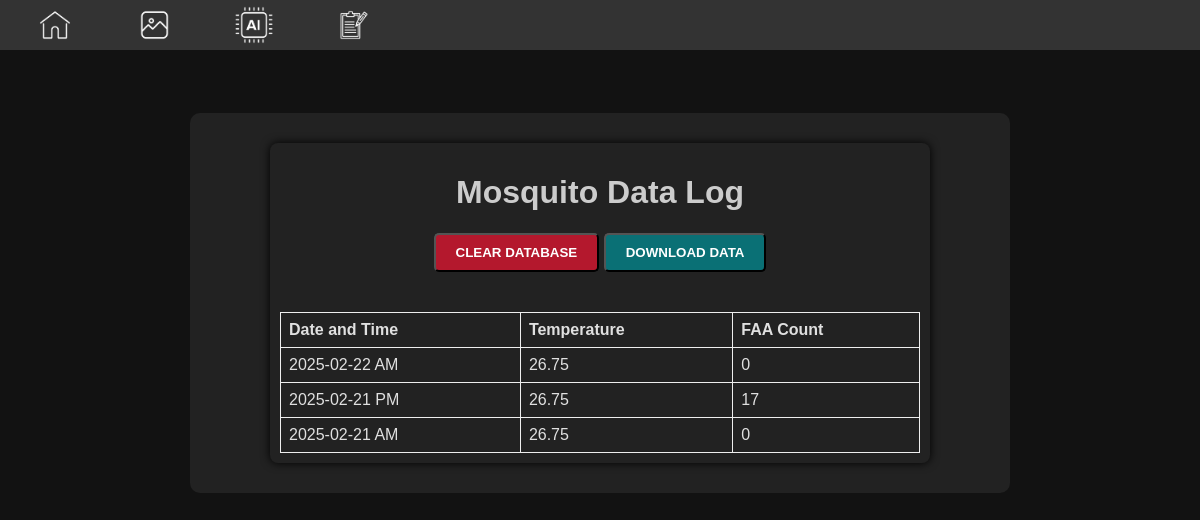
/data-log, run on an earlier commit of the app's database.
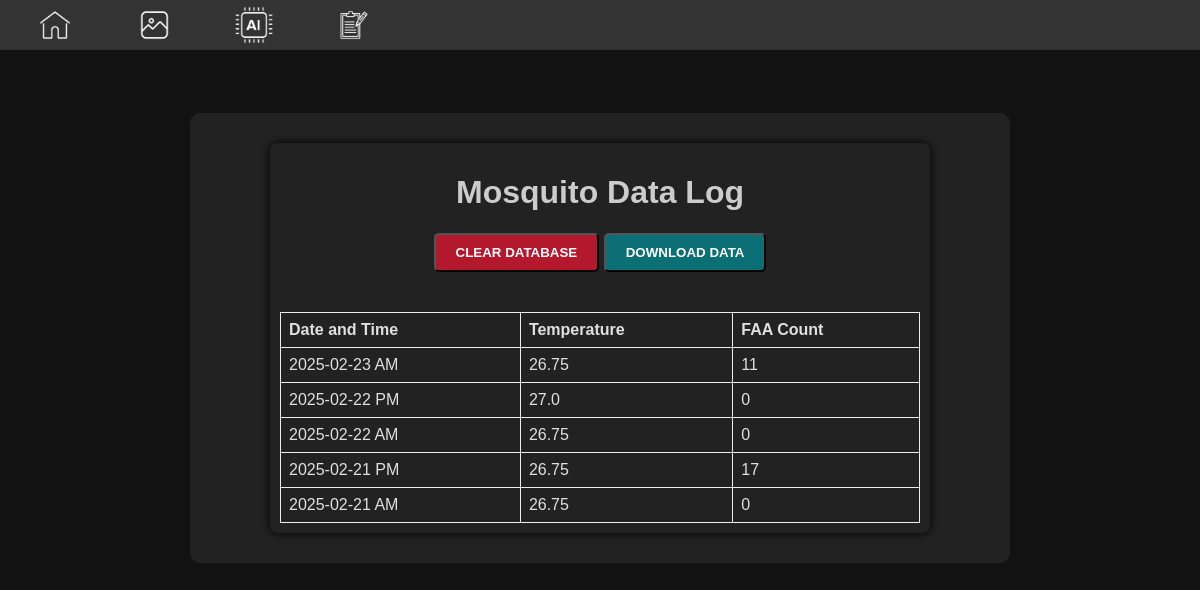
And on a later commit of the database.
### tables this page shows
CREATE TABLE MosquitoData (
    id INTEGER PRIMARY KEY AUTOINCREMENT,
    datetime TEXT NOT NULL,
    faa_count INTEGER,
    temperature REAL
);

### main.py (the view)
@app.route('/data-log')
def data_log():
    conn = sqlite3.connect(DATABASE_PATH)
    cursor = conn.cursor()
    cursor.execute("SELECT datetime, faa_count, temperature FROM MosquitoData ORDER BY datetime DESC")
    data = cursor.fetchall()
    conn.close()
    return render_template('data_log.html', data=data)

### templates/data_log.html (shortened to what this page needs)
{% extends "base.html" %}
{% block content %}
<div class="container_datalog">
    <h1>Mosquito Data Log</h1>
    <button onclick="clearDatabase()" class="button_cleardatabase">CLEAR DATABASE</button>
    <button onclick="downloadCSV()" class="button_default">DOWNLOAD DATA</button>
    <table>
        <tr>
            <th>Date and Time</th>
            <th>Temperature</th>
            <th>FAA Count</th>
        </tr>
        {% for row in data %}
        <tr>
            <td>{{ row[0] }}</td>
            <td>{{ row[2] }}</td>
            <td>{{ row[1] }}</td>
        </tr>
        {% endfor %}
    </table>
</div>
{% endblock %}

### templates/base.html (shortened to what this page needs)
<!DOCTYPE html>
<html lang="en">
    <head>
        <link rel="stylesheet" href="/static/styles.css">
    </head>
<body>
    <header>
        <nav class="NavBar">
            <ul class="NavBar">
                <li><a href="/" title="Home"><img src="/static/images/Home.png" alt="Home"></a></li>
                <li><a href="/gallery" title="Gallery"><img src="/static/images/Gallery.png" alt="Gallery"></a></li>
                <li><a href="/inference" title="Inference"><img src="/static/images/Inference.png" alt="Inference"></a></li>
                <li><a href="/data-log" title="Data Log"><img src="/static/images/DataLog.png" alt="Data Log"></a></li>
            </ul>
        </nav>
    </header>
    <div class="full-height">
        <div class="container">
            {% block content %}{% endblock %}
        </div>
    </div>
</body>
</html>

### static/styles.css (style rules this page uses)
body { margin: 0; padding: 0; padding-top: 100px; background-color: #121212; font-family: Arial, sans-serif; color: #e0e0e0; height: 100%; overflow: auto; }
header { background-color: #333; padding: 5px 10px; color: white; display: flex; justify-content: flex-end; align-items: center; width: 100%; position: fixed; top: 0; z-index: 1050; }
header a { color: white; font-size: 18px; text-decoration: none; padding: 10px 15px; margin: 0 5px; background-color: transparent; }
.container { background-color: #222; padding: 10px; margin: auto; margin-top: 3px; border-radius: 10px; width: 80%; max-width: 800px; text-align: center; position: relative; z-index: 100; }
h1, h2, h3, p { color: #ccc; }
.full-height { padding: 10px; margin: 0 auto; display: flex; flex-direction: column; justify-content: center; align-items: center; height: auto; }
nav { background-color: #333; overflow: hidden; width: 100%; }
.NavBar { background-color: #333; overflow: hidden; width: 100%; height: 40px; }
nav ul { list-style-type: none; margin: 0; padding: 0; display: flex; align-items: center; }
nav ul li { margin-right: 10px; }
nav ul li a { display: flex; align-items: center; color: white; padding: 10px 16px; text-decoration: none; }
nav ul li a img { height: 40px; width: auto; }
table { width: 100%; margin-top: 20px; border-collapse: collapse; }
table, th, td { border: 1px solid #eee; }
th, td { padding: 8px; text-align: left; }
.container_datalog { width: 80%; margin: 20px auto; padding: 10px; background-color: #222; border-radius: 8px; box-shadow: 0 0 10px #000; text-align: center; }
.button_default { margin-bottom: 20px; padding: 10px 20px; background-color: #0A7075; color: white; text-decoration: none; border-radius: 5px; transition: background-color 0.3s; font-weight: bold; }
.button_cleardatabase { margin-bottom: 20px; padding: 10px 20px; background-color: #b4182d; color: white; text-decoration: none; border-radius: 5px; transition: background-color 0.3s; font-weight: bold; }

What changed in the data, as far as the page shows it:
added MosquitoData: datetime "2025-02-23 AM", temperature "26.75", faa_count "11"
added MosquitoData: datetime "2025-02-22 PM", temperature "27.0", faa_count "0"
